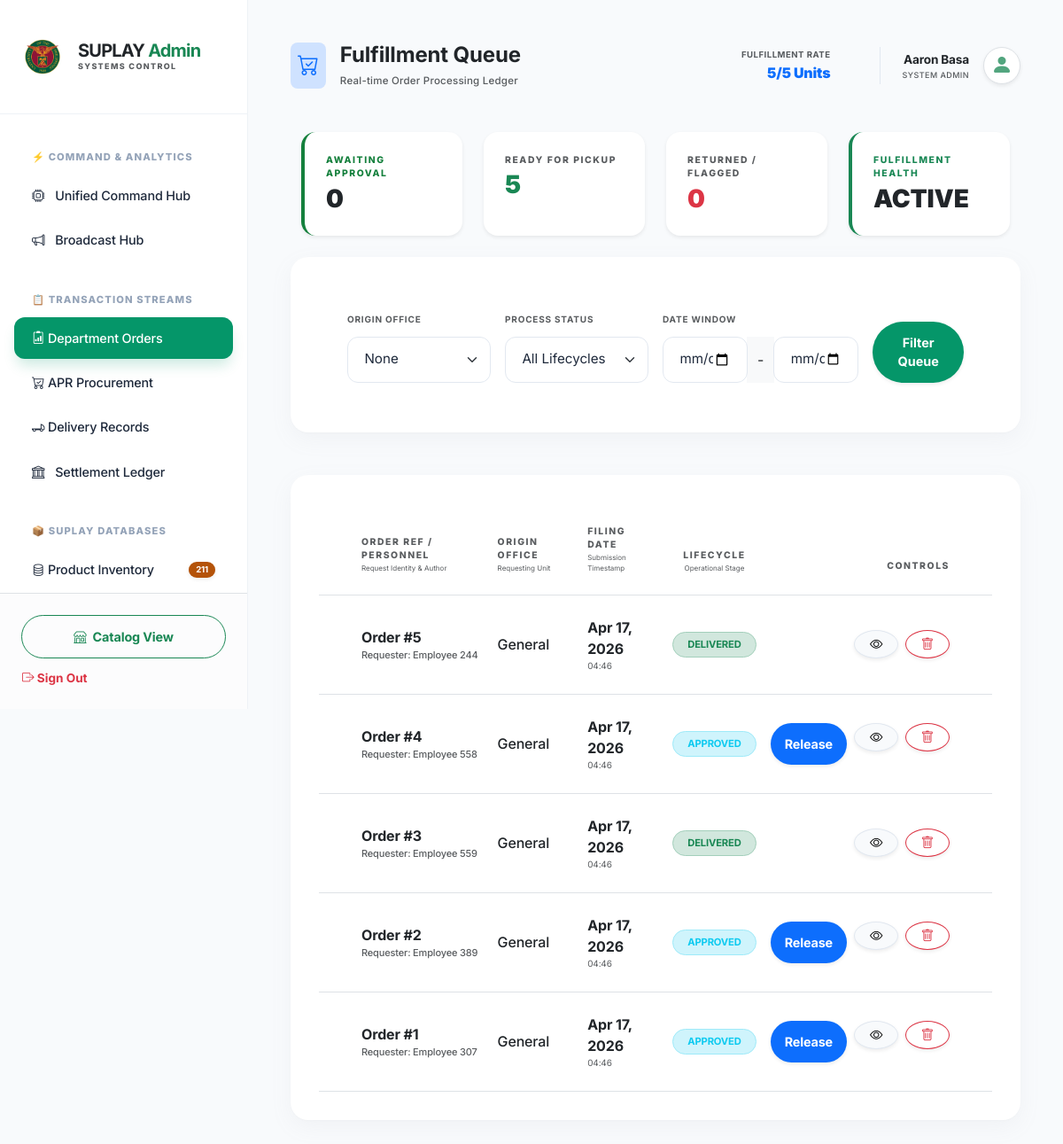
The page /orders/ (signed in) on the database as committed earlier.
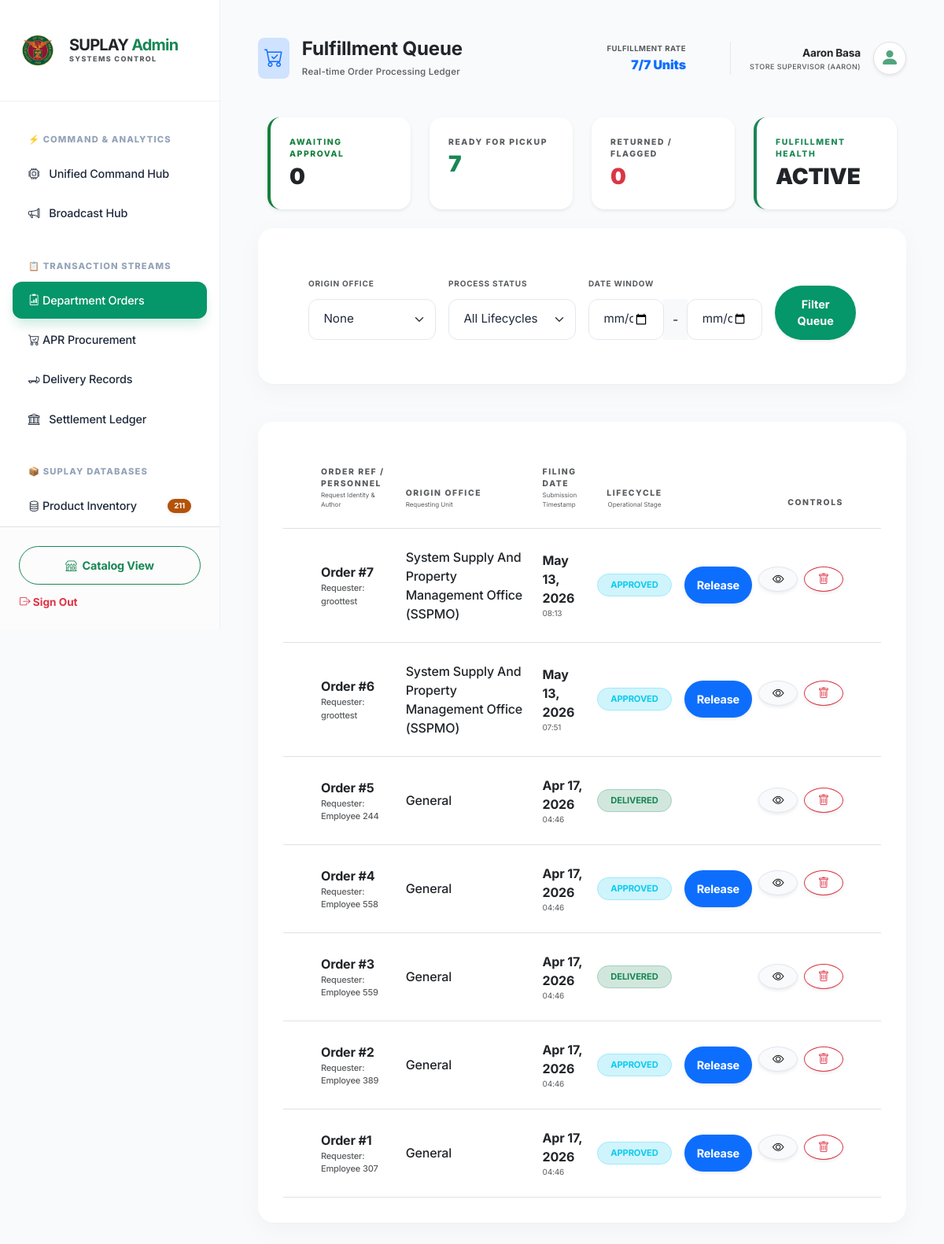
The same page on the database as committed later.
### supplies/models.py (models this page shows, shortened)
class Order(models.Model):
    STATUS_CHOICES = [
        ('pending', 'Pending Admin Validation (Aaron)'),
        ('for_approval', 'For Chief Approval (Isagani)'),
        ('approved', 'Ready for Pickup/Delivery'),
        ('returned', 'Returned to Sender'),
        ('delivered', 'Completed/Delivered'),
        ('cancelled', 'Cancelled'),
    ]
    user = models.ForeignKey(User, on_delete=models.SET_NULL, null=True, blank=True)
    employee_name = models.CharField(max_length=100)
    department = models.ForeignKey(Department, on_delete=models.SET_NULL, null=True, blank=True, related_name='orders')
    total_amount = models.DecimalField(max_digits=10, decimal_places=2)
    remarks = models.TextField(blank=True, null=True)
    admin_validated = models.BooleanField(default=False)
    chief_approved = models.BooleanField(default=False)
    created_at = models.DateTimeField(auto_now_add=True) # Request Time
    approved_at = models.DateTimeField(null=True, blank=True) # Approval Time
    completed_at = models.DateTimeField(null=True, blank=True) # Pickup/Delivery Time
    is_emergency = models.BooleanField(default=False)
    status = models.CharField(max_length=30, choices=STATUS_CHOICES, default='pending')
    document1 = models.FileField(upload_to='order_documents/', blank=True, null=True)
    document2 = models.FileField(upload_to='order_documents/', blank=True, null=True)
    document3 = models.FileField(upload_to='order_documents/', blank=True, null=True)

class UserProfile(models.Model):
    ROLE_CHOICES = [
        ('dept_ao', 'Department Admin Officer'),
        ('unit_head', 'Head of Unit / Office'),
        ('store_ao', 'Store Admin Officer (Egay)'),
        ('store_sup', 'Store Supervisor (Aaron)'),
        ('spmo_chief', 'SSPMO Chief (Isagani)'),
    ]
    user = models.OneToOneField(User, on_delete=models.CASCADE, related_name='profile')
    department = models.ForeignKey(Department, on_delete=models.SET_NULL, null=True, blank=True, related_name='profiles')
    role = models.CharField(max_length=20, choices=ROLE_CHOICES, default='dept_ao')

class Department(models.Model):
    name = models.CharField(max_length=100, unique=True)
    description = models.TextField(blank=True, null=True)
    class Meta: ordering = ['name']

### supplies/views/admin_views.py (the view)
# urls.py: path('orders/', views.transaction_list, name='transaction_list'),
@user_passes_test(lambda u: u.is_staff)
def transaction_list(request):
    base_template = "supplies/admin_base.html"
    if request.headers.get('HX-Request') or request.META.get('HTTP_HX_REQUEST'):
        base_template = "supplies/includes/admin_partial.html"
    orders = Order.objects.all().order_by('-created_at')
    departments = Order.objects.values_list('department', flat=True).distinct().order_by('department')
    count_pending = orders.filter(status='pending').count()
    count_approved = orders.filter(status='approved').count()
    count_returned = orders.filter(status='returned').count()
    count_delivered = orders.filter(status='delivered').count()
    count_ready_delivered = count_approved + count_delivered
    status_filter = request.GET.get('status')
    if status_filter:
        orders = orders.filter(status=status_filter)
    dept_filter = request.GET.get('department')
    if dept_filter:
        orders = orders.filter(department=dept_filter)
    date_from = request.GET.get('date_from')
    if date_from:
        orders = orders.filter(created_at__date__gte=date_from)
    date_to = request.GET.get('date_to')
    if date_to:
        orders = orders.filter(created_at__date__lte=date_to)
    context = {
        'orders': orders,
        'departments': departments,
        'selected_status': status_filter,
        'selected_dept': dept_filter,
        'selected_date_from': date_from,
        'selected_date_to': date_to,
        'count_pending': count_pending,
        'count_ready_delivered': count_ready_delivered,
        'count_returned': count_returned,
        'base_template': base_template,
    }
    return render(request, 'supplies/transactions.html', context)

### supplies/context_processors.py (called while the page is built)
def sidebar_pulse(request):
    if not request.user.is_authenticated or not request.user.is_staff:
        return {}
    try:
        pulse_data = {
            'pulse_pending_orders': Order.objects.filter(status='pending').count(),
            'pulse_open_aprs': APRRequest.objects.exclude(status__in=['CLOSED', 'CANCELLED']).count(),
            'pulse_low_stock': Product.objects.filter(stock__lte=F('reorder_point')).count(),
            'pulse_incoming_deliveries': APRRequest.objects.filter(status__in=['SENT', 'PAID', 'PARTIALLY_RECEIVED']).count(),
        }
    except Exception:
        pulse_data = {}
    return pulse_data

### supplies/templates/supplies/transactions.html (shortened to what the changed rows need)
{% extends base_template|default:'supplies/admin_base.html' %}
{% load humanize static %}
{% block header_title %}
<div class="d-flex align-items-center justify-content-between w-100 pe-4">
    <div class="d-flex gap-3 text-end align-items-center">
        <div class="text-end me-2">
            <div class="text-uppercase fw-bold text-muted mb-0" style="font-size: 0.6rem; letter-spacing: 0.05em;">Fulfillment Rate</div>
            <div class="fw-black text-primary">{{ count_ready_delivered }}/{{ orders.count }} Units</div>
        </div>
    </div>
</div>
{% endblock %}
{% block content %}
<div class="row g-4 mb-4">
    <div class="col-md-3">
        <div class="p-4 rounded-4 border-0 bg-white shadow-sm h-100">
            <div class="text-uppercase small fw-extrabold text-muted ls-wide mb-1" style="font-size: 0.6rem;">Ready for Pickup</div>
            <div class="h3 fw-black mb-0 text-success">{{ count_ready_delivered }}</div>
        </div>
    </div>
</div>
<div class="card border-0 shadow-sm rounded-4 overflow-hidden w-100 mb-5">
    <div class="table-responsive">
        <table class="table table-hover align-middle mb-0">
            <thead class="bg-light-subtle">
                <tr>
                    <th class="ps-5 py-4 text-uppercase small fw-extrabold text-muted ls-wide">Order Ref / Personnel <p class="text-muted fw-normal mb-0" style="font-size: 8px; text-transform: none; letter-spacing: 0;">Request Identity & Author</p></th>
                    <th class="py-4 text-uppercase small fw-extrabold text-muted ls-wide">Origin Office <p class="text-muted fw-normal mb-0" style="font-size: 8px; text-transform: none; letter-spacing: 0;">Requesting Unit</p></th>
                    <th class="py-4 text-uppercase small fw-extrabold text-muted ls-wide">Filing Date <p class="text-muted fw-normal mb-0" style="font-size: 8px; text-transform: none; letter-spacing: 0;">Submission Timestamp</p></th>
                    <th class="py-4 text-uppercase small fw-extrabold text-muted ls-wide text-center">Lifecycle <p class="text-muted fw-normal mb-0" style="font-size: 8px; text-transform: none; letter-spacing: 0;">Operational Stage</p></th>
                    <th class="pe-5 py-4 text-uppercase small fw-extrabold text-muted ls-wide text-end">Controls</th>
                </tr>
            </thead>
            <tbody class="border-top-0">
                {% for order in orders %}
                <tr class="office-row">
                    <td class="ps-5 py-4">
                        <div class="fw-bold text-dark fs-6">Order #{{ order.id }}</div>
                        <div class="text-muted smaller fw-medium" style="font-size: 11px;">Requester: {{ order.employee_name }}</div>
                    </td>
                    <td class="py-4 fw-medium text-dark">{{ order.department.name|default:"General" }}</td>
                    <td class="py-4">
                        <div class="fw-bold text-dark">{{ order.created_at|date:"M d, Y" }}</div>
                        <div class="text-muted" style="font-size: 10px;">{{ order.created_at|time:"H:i" }}</div>
                    </td>
                    <td class="text-center py-4">
                        <span class="badge rounded-pill
                            {% if order.status == 'pending' %}bg-warning-subtle text-warning border border-warning-subtle
                            {% elif order.status == 'approved' %}bg-info-subtle text-info border border-info-subtle
                            {% elif order.status == 'delivered' %}bg-success-subtle text-success border border-success-subtle
                            {% else %}bg-danger-subtle text-danger border border-danger-subtle{% endif %} px-3 py-2 fw-bold" style="font-size: 0.7rem;">
                            {{ order.status|upper }}
                        </span>
                    </td>
                    <td class="pe-5 text-end py-4">
                        <div class="d-flex justify-content-end gap-2">
                            {% if order.status == 'pending' %}
                                <a href="{% url 'update_status' order.id 'approved' %}" class="btn btn-sm btn-success rounded-pill px-3 fw-bold border-0 shadow-sm">Validate</a>
                            {% elif order.status == 'approved' %}
                                <a href="{% url 'mark_delivered' order.id %}" class="btn btn-sm btn-primary rounded-pill px-3 fw-bold border-0 shadow-sm">Release</a>
                            {% endif %}
                            <a href="{% url 'order_detail' order.id %}" class="btn btn-light rounded-circle shadow-sm border-0 d-flex align-items-center justify-content-center" style="width: 32px; height: 32px;" title="View Details"><i class="bi bi-eye"></i></a>
                            <form action="{% url 'delete_order' order.id %}" method="POST" class="d-inline" onsubmit="return confirm('Surgical Action Required: Are you sure you want to PERMANENTLY delete Order #{{ order.id }}? This action cannot be undone.');">
                                <button type="submit" class="btn btn-outline-danger rounded-circle shadow-sm d-flex align-items-center justify-content-center" style="width: 32px; height: 32px;" title="Delete Order">
                                    <i class="bi bi-trash"></i>
                                </button>
                            </form>
                        </div>
                    </td>
                </tr>
                {% endfor %}
            </tbody>
        </table>
    </div>
</div>
{% endblock %}

### supplies/templates/supplies/admin_base.html (shortened to what the changed rows need)
<!DOCTYPE html>
{% load static %}
<html lang="en">
<head>
    <link href="https://cdn.jsdelivr.net/npm/bootstrap@5.3.0/dist/css/bootstrap.min.css" rel="stylesheet">
    <link rel="stylesheet" href="https://cdn.jsdelivr.net/npm/bootstrap-icons@1.11.0/font/bootstrap-icons.css">
</head>
<body>
    <main class="main-content">
        <div id="admin-panel" class="container-fluid px-0">
            <header class="d-flex align-items-center justify-content-between mb-5">
                <div class="flex-grow-1 d-flex align-items-center">
                    {% block header_title %}{% endblock %}
                </div>
                <div class="d-flex align-items-center gap-3 ms-4 ps-4 border-start" style="border-color: #e2e8f0 !important;">
                    <div class="text-end d-none d-md-block">
                        <div class="fw-bold text-dark" style="font-size: 0.85rem;">{{ user.get_full_name|default:user.username }}</div>
                        <div class="text-muted fw-medium text-uppercase" style="font-size: 9px; letter-spacing: 0.05em;">{{ user.profile.get_role_display|default:"System Admin" }}</div>
                    </div>
                </div>
            </header>
            {% block content %}{% endblock %}
        </div>
    </main>
</body>
</html>

Rows that differ between the two databases and show on the page:
added Order: id "7", employee_name "groottest", department.name "System Supply And Property Management Office (SSPMO)", created_at "May 13, 2026", created_at "08:13", status "APPROVED", shows "Release"
added Order: id "6", employee_name "groottest", department.name "System Supply And Property Management Office (SSPMO)", created_at "May 13, 2026", created_at "07:51", status "APPROVED", shows "Release"
Other text that changed with them:
{{ count_ready_delivered }}: "5" → "7"
{{ orders.count }}: "5" → "7"
{{ user.profile.get_role_display|default:"System Admin" }}: "SYSTEM ADMIN" → "STORE SUPERVISOR (AARON)"
